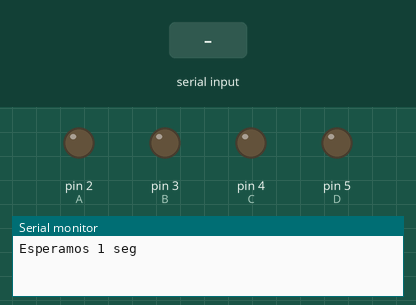
This sketch was run on a simulated Arduino Uno, built with avr-gcc and run on an emulated ATmega328P. Parts: output pins drawn as LEDs (lit = HIGH), the last lines printed to the serial monitor. Dashed ring = blinking. The inputs (shaded band) are chosen by the test bench.

Above: at 2.2 s.
2.3 s: "1" received over Serial
At 3.09 s:
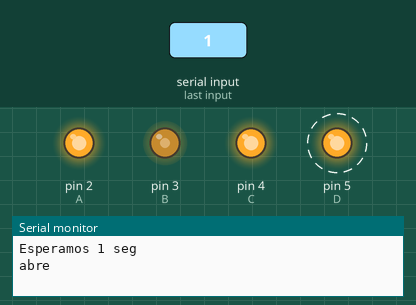
5.3 s: "2" received over Serial
At 7.4 s:
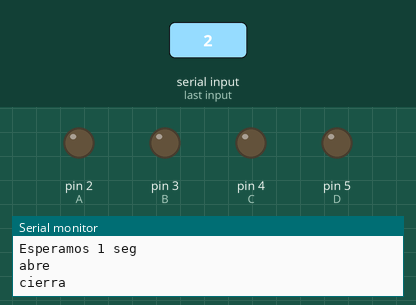
8.3 s: "3" received over Serial
At 8.77 s:
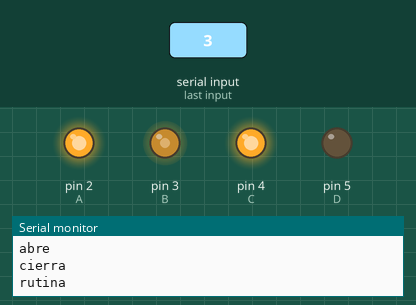
11.3 s: "0" received over Serial
At 12.4 s:
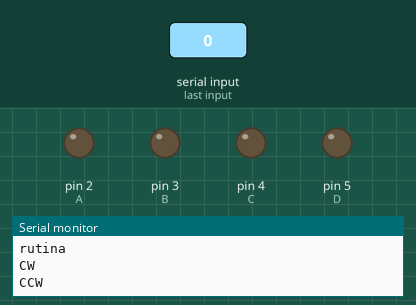
Timing chart, 0 to 13.8 s (numbered marks = the images above; inputs shaded):
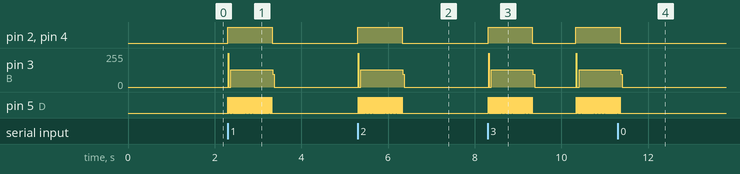

The sketch:

motor_pasos_codigo_puro.ino
```cpp
#define A  2
#define B  3
#define C  4
#define D  5
#define tiempo 5
boolean enable = false;
long contador = 0;

void setup() {
  // put your setup code here, to run once:
  pinMode(2, OUTPUT);
  pinMode(3, OUTPUT);
  pinMode(4, OUTPUT);
  pinMode(5, OUTPUT);

  Serial.begin(9600);
  Serial.println("Esperamos 1 seg");
  delay(1000);

  //interrupts();
  //attachInterrupt(digitalPinToInterrupt(18), blink, CHANGE);
}

void loop() {

}

void abre(int pasos){

  for(int i = 0; i <= pasos; i++){
    digitalWrite(A, HIGH);
    digitalWrite(B, HIGH);
    digitalWrite(C, HIGH);
    digitalWrite(D, HIGH);
    delay(tiempo);

    digitalWrite(A, HIGH);
    digitalWrite(B, LOW);
    digitalWrite(C, HIGH);
    digitalWrite(D, HIGH);
    delay(tiempo);

    digitalWrite(A, HIGH);
    digitalWrite(B, LOW);
    digitalWrite(C, HIGH);
    digitalWrite(D, LOW);
    delay(tiempo);
  //
    digitalWrite(A, HIGH);
    digitalWrite(B, HIGH);
    digitalWrite(C, HIGH);
    digitalWrite(D, LOW);

    delay(tiempo);
  }

  apagar();
}

void cierra(int pasos){

  for(int i = 0; i <= pasos; i++){

    digitalWrite(A, HIGH);
    digitalWrite(B, HIGH);
    digitalWrite(C, HIGH);
    digitalWrite(D, LOW);

    delay(tiempo);

    digitalWrite(A, HIGH);
    digitalWrite(B, LOW);
    digitalWrite(C, HIGH);
    digitalWrite(D, LOW);
    delay(tiempo);

    digitalWrite(A, HIGH);
    digitalWrite(B, LOW);
    digitalWrite(C, HIGH);
    digitalWrite(D, HIGH);
    delay(tiempo);

    digitalWrite(A, HIGH);
    digitalWrite(B, HIGH);
    digitalWrite(C, HIGH);
    digitalWrite(D, HIGH);
    delay(tiempo);


  }

  apagar();
}

void serialEvent(){

  int inChar = (char)Serial.read();

      if (inChar == 49) {
      Serial.println("abre");
      abre(50);
      }

      if (inChar == 50) {
      Serial.println("cierra");
      cierra(50);
      }

      if (inChar == 51) {
      Serial.println("rutina");
      enable = true;
      rutina();
      }

      if (inChar == 52) {
      Serial.flush();
      Serial.print("ingresa angulo a  girar: ");
      while(!Serial.available()){};
      int inChar = Serial.read();
      Serial.println(inChar);
      cierra(inChar);
      }


}

void rutina(){

  Serial.flush();
  do{
  abre(50);
  Serial.println("CW");
  delay(1000);

  cierra(50);
  Serial.println("CCW");
  delay(1000);}

  while(!Serial.available());
}

void apagar(){

    digitalWrite(A, LOW);
    digitalWrite(B, LOW);
    digitalWrite(C, LOW);
    digitalWrite(D, LOW);
}

void blink(){

    enable = false;
    digitalWrite(A, LOW);
    digitalWrite(B, LOW);
    digitalWrite(C, LOW);
    digitalWrite(D, LOW);
}
```

Measured:
- after the input at 2.3 s, pin 2 (A), pin 4 (C): LOW → HIGH at once, → LOW 1.0 s later; pin 3 (B): 0/255 → 128/255 at once, → 0/255 1.0 s later; pin 5 (D): alternates HIGH for 0.01 s and LOW for 0.01 s, 102 changes in all, then stays LOW, starting at once
- after the input at 5.3 s, pin 2 (A), pin 4 (C): LOW → HIGH at once, → LOW 1.0 s later; pin 3 (B): 0/255 → 128/255 at once, → 0/255 1.0 s later; pin 5 (D): alternates HIGH for 0.01 s and LOW for 0.01 s, 102 changes in all, then stays LOW, starting at once
- after the input at 8.3 s, pin 2 (A), pin 4 (C): LOW → HIGH at once, → LOW 1.0 s later, → HIGH 1.0 s later; pin 3 (B): 0/255 → 128/255 at once, → 0/255 1.0 s later, → 128/255 1.0 s later; pin 5 (D): goes 50 × (HIGH 0.01 s, LOW 0.01 s), HIGH 0.01 s, LOW 1.0 s, 47 × (HIGH 0.01 s, LOW 0.01 s), HIGH 0.01 s, then LOW, starting at once
- after the input at 11.3 s, pin 2 (A), pin 4 (C), pin 5 (D): goes on until 11.4 s, then stays LOW; pin 3 (B): goes on until 11.4 s, then stays 0/255
